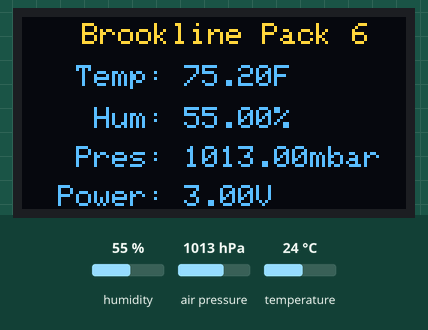
The sketch below on a simulated ESP8266 (NodeMCU). Parts: 128×64 one-colour display. The inputs (shaded band) are chosen by the test bench; at power-on: humidity 55 %, air pressure 1013 hPa, temperature 24 °C. The OLED is the two-colour kind (top 16 rows yellow); what the sketch prints to the serial monitor is not drawn. At 0.2 s the program puts the board to deep sleep or switches it off; the recording ends there.

Above: at 0.12 s.

The sketch:

scout_weather_station.ino
```cpp
// (licence header left out)
////////////////////////////////////////////////////
//
// set up which devices we are using
//
// wifi?
#undef USING_WIRELESS

// sensor choices
#define USING_BME 1
#define USING_BMP 2
#define USING_DHT 3
#define USING_BMP280 4

// display choices
#define USING_LCD 1
#define USING_OLED 2

// set what you're using here:
#define SENSOR USING_BME
#define MY_DISPLAY USING_OLED

////////////////////////////////////////////////////
//
// set parameters for devices, such as i2c addresses
// pins, etc
//
#define BME280_TEMP_OFFSET 0
#define SLEEP_SECONDS 32
#define OLED_RESET 0
#define BME_ADDRESS 0x76
#define BMP_ADDRESS 0x77
#define BMP280_ADDRESS 0x76
#define LCD_ADDRESS 0x27
#define OLED_ADDRESS 0x3C
#define DHTPIN 4
#define DHTTYPE DHT22
#define LOOP_DELAY 2000
#define SCREEN_WIDTH 128 // OLED display width, in pixels
#define SCREEN_HEIGHT 64 // OLED display height, in pixels

// connect i2c devices Vcc/Gnd to 5v, gnd.
// lcd SCL to A5 D1 on esp
// lcd SDA to A4 D2 on esp
// dht to pin 4


////////////////////////////////////////////////////

// arduinos sleep in up to 8 second chunks
#define ARDUINO_SLEEP trunc(SLEEP_SECONDS/8)

// doing this so can easily
// add ESP32 etc in one place
#ifdef ARDUINO_ESP8266_NODEMCU
#define USE_ESP 1
#endif


#ifdef ARDUINO_ARCH_AVR
#include <avr/sleep.h>
#include <avr/power.h>
#include <avr/wdt.h>
#endif

#ifdef USE_ESP
#include <ESP8266WiFi.h>
#endif

#include <SPI.h>
#include <Wire.h>

#include <Adafruit_Sensor.h>
#include <Adafruit_BMP085_U.h>
#include <Adafruit_BME280.h>
#include <Adafruit_BMP280.h>

#include <Adafruit_GFX.h>
#include <Adafruit_SSD1306.h>

#include <LiquidCrystal_I2C.h>
#include <DHT.h>


////////////////////////////////////////////////////
//
// initialize variables
//

#ifdef USE_ESP
// WiFi settings
const char* ssid = "ssid";
const char* password = "password";
#endif


#if MY_DISPLAY == USING_LCD
LiquidCrystal_I2C display(LCD_ADDRESS, 16, 2); // set the LCD address to 0x27 for a 16 chars and 2 line display
#endif

#if MY_DISPLAY == USING_OLED
Adafruit_SSD1306 display(SCREEN_WIDTH, SCREEN_HEIGHT, &Wire, OLED_RESET);
#endif

#if SENSOR == USING_DHT
DHT sensor(DHTPIN, DHTTYPE); //// Initialize DHT sensor for normal 16mhz Arduino
#endif

#if SENSOR == USING_BME
Adafruit_BME280 sensor; // I2C
#endif

#if SENSOR == USING_BMP
Adafruit_BMP085_Unified sensor = Adafruit_BMP085_Unified(10085);

sensors_event_t event;
#endif

#if SENSOR == USING_BMP280
Adafruit_BMP280 sensor;
#endif

//Variables
float humidity = 0.0;
float temperature = 0.0;
float pressure = 0.0;

// for watchdog timer
volatile unsigned int f_wdt = ARDUINO_SLEEP;

#ifdef ARDUINO_ARCH_AVR
////////////////////////////////////////////////////
//
// Watchdog Interrupt Service. This
// is executed when watchdog timed out
//
ISR(WDT_vect)
{
  if (f_wdt == 0) {
    f_wdt = 1;
  }
  else {
    if (f_wdt < ARDUINO_SLEEP) {
      f_wdt += 1;
    } else {
     Serial.println("WDT Overrun!!!");
    }
  }
}
#else
ADC_MODE(ADC_VCC);
#endif

////////////////////////////////////////////////////
//
// get Vcc in millivolts
//
#ifdef ARDUINO_ARCH_AVR
//http://forum.arduino.cc/index.php?topic=294903.0

float getVcc() {
  // Read 1.1V reference against AVcc
  // set the reference to Vcc and the measurement to the internal 1.1V reference
  #if defined(__AVR_ATmega32U4__) || defined(__AVR_ATmega1280__) || defined(__AVR_ATmega2560__)
    ADMUX = _BV(REFS0) | _BV(MUX4) | _BV(MUX3) | _BV(MUX2) | _BV(MUX1);
  #elif defined (__AVR_ATtiny24__) || defined(__AVR_ATtiny44__) || defined(__AVR_ATtiny84__)
     ADMUX = _BV(MUX5) | _BV(MUX0) ;
  #else
    ADMUX = _BV(REFS0) | _BV(MUX3) | _BV(MUX2) | _BV(MUX1);
  #endif

  delay(2); // Wait for Vref to settle
  ADCSRA |= _BV(ADSC); // Start conversion
  while (bit_is_set(ADCSRA,ADSC)); // measuring

  uint8_t low  = ADCL; // must read ADCL first - it then locks ADCH
  uint8_t high = ADCH; // unlocks both

  long result = (high<<8) | low;

  result = 1125300L / result; // Calculate Vcc (in mV); 1125300 = 1.1*1023*1000
  return result / 1000.0; // Vcc in volts
}
#else
float getVcc() {
  return ESP.getVcc() / 1000; // this is in mV
}
#endif

////////////////////////////////////////////////////
//
// celsius_to_fahrenheit convert from Celsius to
// Fahrenheit
//
float celsius_to_fahrenheit(float celsius) {
  return (celsius * 9 / 5) + 32;
}

////////////////////////////////////////////////////
//
// hpascals_to_mbar convert from pascals to mbar
//
float hpascals_to_mbar(float hpascals) {
  return hpascals / 100.0;
}

////////////////////////////////////////////////////
//
// hpascals_to_inhg convert from pascals to inHg
//
float hpascals_to_inhg(float hpascals) {
  return (hpascals * 0.00029529983071445);
}

////////////////////////////////////////////////////
//
// setup_sensor set up the temp/humidity/pressure
// sensor
//
void setup_sensor() {

#if SENSOR == USING_BME
  Serial.println("Using BME280 I2C Sensor");
  if (!sensor.begin(BME_ADDRESS)) {
    Serial.println("Could not find a valid BME280 sensor, check wiring!");
    while (1);
  }

//https://github.com/letscontrolit/ESPEasy/issues/164
  sensor.setSampling(Adafruit_BME280::MODE_FORCED,
                    Adafruit_BME280::SAMPLING_X1, // temperature
                    Adafruit_BME280::SAMPLING_X1, // pressure
                    Adafruit_BME280::SAMPLING_X1, // humidity
                    Adafruit_BME280::FILTER_OFF   );


#endif

#if SENSOR == USING_BMP
  Serial.println("Using BMP180 I2C Sensor");
  sensor.begin();
#endif


#if SENSOR == USING_BMP280
  Serial.println("Using BMP280 I2C Sensor");
  if (!sensor.begin(0x76)) {
    Serial.println("Could not find a valid BMP280 sensor, check wiring!");
    while (1);
  }
#endif

#if SENSOR == USING_DHT
  Serial.println("Using DHT Sensor");
  sensor.begin();
#endif


}

////////////////////////////////////////////////////
//
// setup_display set up the display (oled/lcd)
//
void setup_display() {

#if MY_DISPLAY == USING_LCD
  Serial.println("Using LCD Display");

  display.init();
#endif

#if MY_DISPLAY == USING_OLED
  Serial.println("Using OLED Display");

  // SSD1306 Init
  if (!display.begin(SSD1306_SWITCHCAPVCC, OLED_ADDRESS)) { // Address 0x3D for 128x64
    Serial.println("SSD1306 allocation failed");
    for (;;); // Don't proceed, loop forever
  }

#ifndef USING_WIRELESS
  display.setCursor(20, 2);
  display.println("Brookline Pack 6");
#else
  display.setCursor(20, 2);
  display.println(WiFi.localIP());
#endif

#endif

}

////////////////////////////////////////////////////
//
// write information to the display
//
void write_information(float temperature,
                       float humidity,
                       float pressure) {

  Serial.print("Humidity: ");
  Serial.print(humidity, 2);
  Serial.println("%");
  Serial.print("Temp: ");
  Serial.print(celsius_to_fahrenheit(temperature), 2);
  Serial.println("F");
  Serial.print("Pressure: ");
  Serial.print(pressure);
  Serial.println("hPa");
  Serial.print(hpascals_to_mbar(pressure));
  Serial.println("mbar");

#if MY_DISPLAY == USING_LCD
  display.clear();
  display.backlight();
  display.setCursor(0, 0);
  display.print("Temp: ");
  display.print(celsius_to_fahrenheit(temperature), 2);
  display.println("F");
  display.setCursor(0, 1);
  display.print("Hum: ");
  display.print(humidity, 2);
  display.println("%");

#endif
#if MY_DISPLAY == USING_OLED
  display.clearDisplay();
  display.setTextSize(1);             // Normal 1:1 pixel scale
  display.setTextColor(WHITE);        // Draw white text

  // dim display
  display.ssd1306_command(0x81);
  //display.ssd1306_command(5); //max 157
  display.ssd1306_command(0); //max 157
  display.ssd1306_command(0xD9);
  //display.ssd1306_command(17); //max 34
  display.ssd1306_command(0); //max 34

#ifndef USING_WIRELESS
  display.setCursor(20, 2);
  display.println("Brookline Pack 6");
#else
  display.setCursor(20, 2);
  display.println(WiFi.localIP());
#endif

  display.setCursor(18, 16);
  display.print("Temp: ");
  display.print(celsius_to_fahrenheit(temperature), 2);
  display.println("F");

#if SENSOR != USING_BMP
  display.setCursor(24, 30);
  display.print("Hum: ");
  display.print(humidity, 2);
  display.println("%");
#else
  display.setCursor(24, 30);
  display.print("Hum: ");
  display.print(humidity, 2);
  display.println("%");
#endif

#if SENSOR == USING_BME
  display.setCursor(18, 43);
  display.print("Pres: ");
  display.print(hpascals_to_mbar(pressure), 2);
  display.println("mbar");

#endif // BME

#if SENSOR == USING_BMP280
  display.setCursor(18, 43);
  display.print("Pres: ");
  display.print(hpascals_to_mbar(pressure), 2);
  display.println("mbar");

#endif // BMP280

#if SENSOR == USING_BMP
  display.setCursor(18, 43);
  display.print("Pres: ");
  display.print(hpascals_to_mbar(pressure), 2);
  display.println("mbar");

#endif // BMP

  display.setCursor(12, 56);
  display.print("Power: ");
  display.print(getVcc(), 2);
  display.println("V");
  display.display();
#endif // DISPLAY

}

#ifdef ARDUINO_ARCH_AVR
////////////////////////////////////////////////////
//
// set up watchdog timer
// stolen from http://donalmorrissey.blogspot.com/2010/04/sleeping-arduino-part-5-wake-up-via.html
//
void setup_watchdog_timer() {
  /*** Setup the WDT ***/

  /* Clear the reset flag. */
  MCUSR &= ~(1 << WDRF);

  /* In order to change WDE or the prescaler, we need to
     set WDCE (This will allow updates for 4 clock cycles).
  */
  WDTCSR |= (1 << WDCE) | (1 << WDE);

  /* set new watchdog timeout prescaler value */
  WDTCSR = 1 << WDP0 | 1 << WDP3; /* 8.0 seconds */

  /* Enable the WD interrupt (note no reset). */
  WDTCSR |= _BV(WDIE);
}

////////////////////////////////////////////////////
// enter sleep
//
void enter_sleep(void)
{
  set_sleep_mode(SLEEP_MODE_PWR_DOWN);   /* EDIT: could also use SLEEP_MODE_PWR_DOWN for lowest power consumption. */
  sleep_enable();

  /* Now enter sleep mode. */
  Serial.println("going to deep sleep");
  delay(100); // let serial write
  sleep_mode();
  sleep_bod_disable();  // Additionally disable the Brown out detector


  /* The program will continue from here after the WDT timeout*/
  sleep_disable(); /* First thing to do is disable sleep. */

  /* Re-enable the peripherals. */
  power_all_enable();
}
#endif // ARDUINO_ARCH_AVR

////////////////////////////////////////////////////
//
// configure wireless
//
#ifdef USING_WIRELESS

// Client variables
char linebuf[80];
int charcount = 0;
WiFiServer server(80);

void setup_wireless() {
  Serial.println("Configuring wireless");
  // Connect to WiFi
  WiFi.begin(ssid, password);
  while (WiFi.status() != WL_CONNECTED) {
    delay(500);
    Serial.print(".");
  }
  Serial.println("");
  Serial.println("WiFi connected");
  // Print the IP address
  Serial.println(WiFi.localIP());

  server.begin();
}

////////////////////////////////////////////////////
//
// respond to clients
//
void respond_network_clients() {
  // listen for incoming clients
  WiFiClient client = server.available();
  if (client) {
    Serial.println("New client");
    memset(linebuf, 0, sizeof(linebuf));
    charcount = 0;
    // an http request ends with a blank line
    boolean currentLineIsBlank = true;
    while (client.connected()) {
      if (client.available()) {
        char c = client.read();
        Serial.write(c);
        //read char by char HTTP request
        linebuf[charcount] = c;
        if (charcount < sizeof(linebuf) - 1) charcount++;
        // if you've gotten to the end of the line (received a newline
        // character) and the line is blank, the http request has ended,
        // so you can send a reply
        if (c == '\n' && currentLineIsBlank) {
          // send a standard http response header
          client.println("HTTP/1.1 200 OK");
          client.println("Content-Type: text/html");
          client.println("Connection: close");  // the connection will be closed after completion of the response
          client.println();
          client.println("<!DOCTYPE HTML><html><head><meta name=\"viewport\" content=\"width=device-width, initial-scale=1\">");
          client.println("<meta http-equiv=\"refresh\" content=\"30\"></head>");
          client.println("<body><div style=\"font-size: 3.5rem;\"><p>ESP32 - DHT</p><p>");
          if (temperature >= 25 ) {
            client.println("<div style=\"color: #930000;\">");
          }
          else if (temperature < 25 && temperature >= 5 ) {
            client.println("<div style=\"color: #006601;\">");
          }
          else if (temperature < 5) {
            client.println("<div style=\"color: #009191;\">");
          }
          client.println(temperature, 2);
          client.println("*C</p><p>");
          client.println(celsius_to_fahrenheit(temperature), 2);
          client.println("*F</p></div><p>");
          client.println(humidity, 2);
          client.println("%</p>");
          client.println(getVcc(), 2);
          client.println("V</p></div>");
          client.println("</body></html>");

          break;
        }
        if (c == '\n') {
          // you're starting a new line
          currentLineIsBlank = true;
          memset(linebuf, 0, sizeof(linebuf));
          charcount = 0;
        } else if (c != '\r') {
          // you've gotten a character on the current line
          currentLineIsBlank = false;
        }
      }
    }
    // give the web browser time to receive the data
    delay(1);

    // close the connection:
    client.stop();
    Serial.println("client disconnected");
  }
}
#endif // USING_WIRELESS


////////////////////////////////////////////////////
//
// read_sensors
//
void read_sensors() {
#if SENSOR == USING_DHT

    humidity = sensor.readHumidity();
    temperature = sensor.readTemperature();
    // don't have pressure
    pressure = 101325; // 1 atm, 30inHg

#endif
#if SENSOR == USING_BME
    //https://www.esp8266.com/viewtopic.php?f=13&t=8030&sid=5b736d896eb9758f6ae56ce5aefbaceb&start=28

    sensor.takeForcedMeasurement();
    humidity = sensor.readHumidity();
    temperature = sensor.readTemperature() - BME280_TEMP_OFFSET;
    pressure = sensor.readPressure();
#endif

#if SENSOR == USING_BMP
    sensor.getEvent(&event);
    pressure = event.pressure;
    sensor.getTemperature(&temperature);
    humidity = 0.0;
#endif

#if SENSOR == USING_BMP280
    humidity = 0.0;
    temperature = sensor.readTemperature();
    pressure = sensor.readPressure();
#endif
}


///////////////////////////////////////////////////////////////////////////////////////
//
// mandatory arduino stuff
//

////////////////////////////////////////////////////
//
// setup
//
void setup()
{

#ifdef ARDUINO_ARCH_AVR
  setup_watchdog_timer();
#endif

  Wire.begin();
  Serial.begin(9600);

#ifdef USING_WIRELESS
  setup_wireless();
#endif // USING_WIRELESS

  setup_sensor();

  setup_display();
}

////////////////////////////////////////////////////
//
// loop
//
void loop()
{
  // wait for everything to start up
#ifdef USING_WIRELESS
  respond_network_clients();
#endif

  if (f_wdt >= ARDUINO_SLEEP) {
    read_sensors();

    write_information(temperature, humidity, pressure);
    // let everything write
    delay(100);
    // clear watchdog and go back to sleep

#ifdef ARDUINO_ARCH_AVR
    f_wdt = 0;
#endif
  }

#ifdef ARDUINO_ARCH_AVR
  enter_sleep();
#endif

#ifdef USE_ESP
#ifdef USING_WIRELESS
  delay(100);
#else
  Serial.println("going to esp deep sleep");
  ESP.deepSleep(SLEEP_SECONDS * 1000000);
  delay(100); // sometimes a few more instructions happen
  // making the non dead code not quite dead
#endif // USING_WIRELESS
#endif // USE_ESP
}
```
